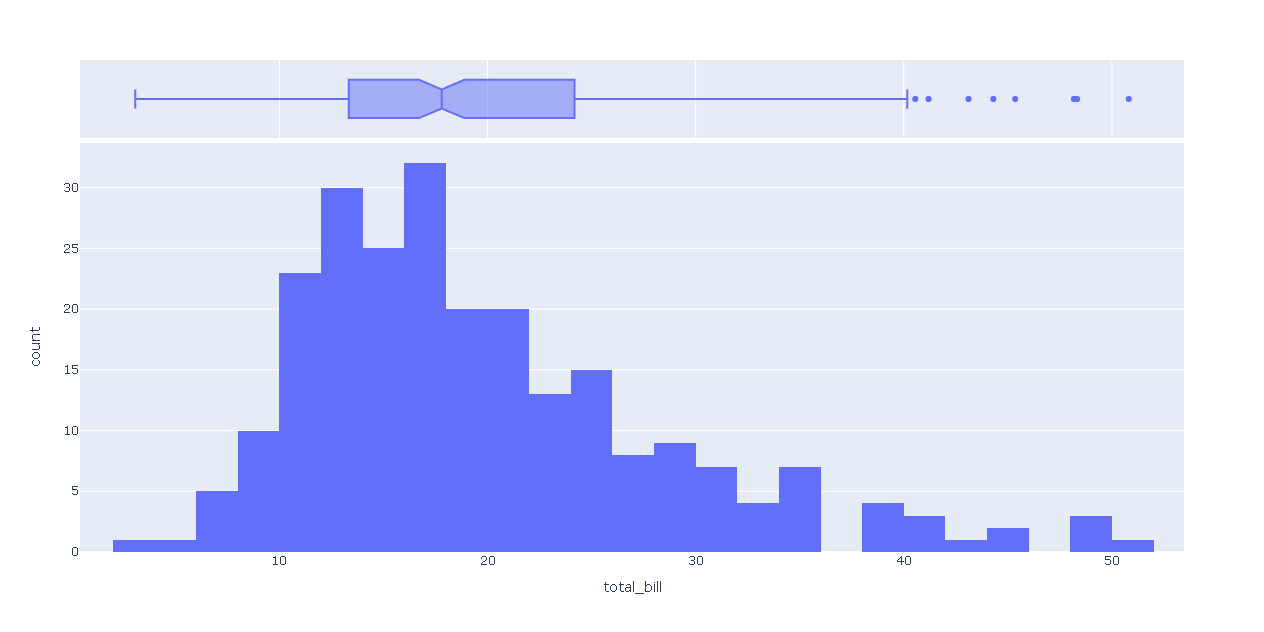

The script that drew this image:
import plotly.express as px # Biblioteca usada para criar gráficos

df = px.data.tips() # DataFrame com conjunto de dados
fig = px.histogram(df, x="total_bill", marginal = 'box') # Cria o objeto com os dados de x e y
fig.show() # Plota o gráfico

# plotly.express pode criar toda a fígura de uma só vez. Ele usa a graph_objects internamente
